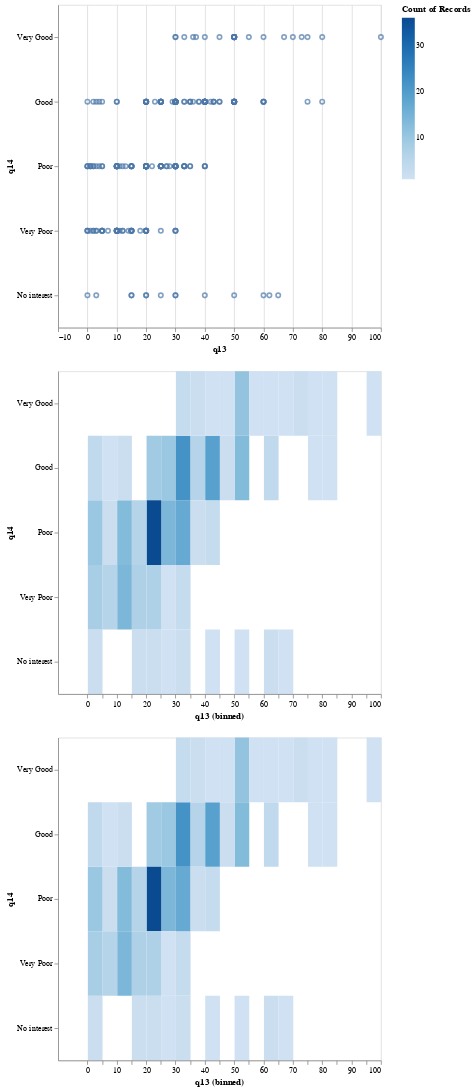

The notebook cell saved with this chart:
### Code cell
q = "q14 != 'Prefer not to answer'"
q14_data = q13_data.query(q)
heatmap(q14_data, x="q13", y="q14")

### Figure 1 — Vega-Lite specification as saved in the notebook (floating-point values rounded to 4 significant figures; data arrays with more than 128 entries replaced by an {"elided": "..."} marker saying what was removed)
{"config": {"view": {"continuousWidth": 300, "continuousHeight": 300}}, "vconcat": [{"mark": {"type": "point"}, "encoding": {"x": {"field": "q13", "scale": {"domain": [-10, 100]}, "type": "quantitative"}, "y": {"field": "q14", "sort": ["Very Good", "Good", "Poor", "Very Poor", "No interest", "Prefer not to answer"], "type": "ordinal"}}, "height": 400, "width": 400}, {"mark": {"type": "rect"}, "encoding": {"color": {"aggregate": "count", "scale": {"scheme": "blues"}, "type": "quantitative"}, "x": {"bin": {"step": 5}, "field": "q13", "scale": {"domain": [-10, 100]}, "type": "quantitative"}, "y": {"field": "q14", "sort": ["Very Good", "Good", "Poor", "Very Poor", "No interest", "Prefer not to answer"], "type": "ordinal"}}, "height": 400, "width": 400}, {"mark": {"type": "rect"}, "encoding": {"color": {"aggregate": "count", "scale": {"scheme": "blues"}, "type": "quantitative"}, "x": {"bin": {"step": 5}, "field": "q13", "scale": {"domain": [-10, 100]}, "type": "quantitative"}, "y": {"field": "q14", "sort": ["Very Good", "Good", "Poor", "Very Poor", "No interest", "Prefer not to answer"], "type": "ordinal"}}, "height": 400, "width": 400}], "data": {"name": "data-29d866ef6c6822ad9d6c81095543272e"}, "$schema": "https://vega.github.io/schema/vega-lite/v5.8.0.json", "datasets": {"data-29d866ef6c6822ad9d6c81095543272e": {"elided": "283 records"}}}
